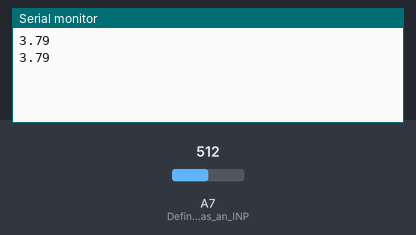
Bench run of a sketch on a simulated Arduino Nano, built with avr-gcc and run on an emulated ATmega328P. On the bench: the last lines printed to the serial monitor. The test bench sets the inputs (shaded band); at power-on: A7 (Define_the_port_as_an_INP) = 512.

Above: at 1.2 s.
1.3 s: A7 (Define_the_port_as_an_INP) set to 716
At 2.0 s:
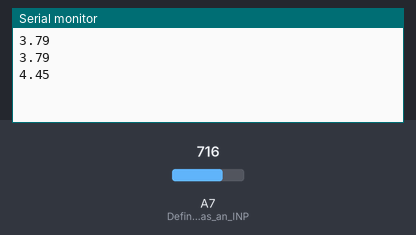
2.8 s: A7 (Define_the_port_as_an_INP) set to 900
At 3.5 s:
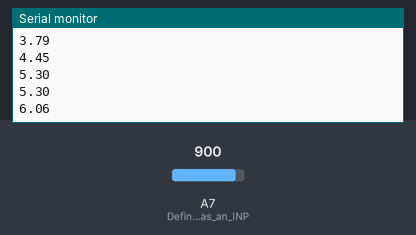
Timing chart, 0 to 5.8 s (numbered marks = the images above; inputs shaded):
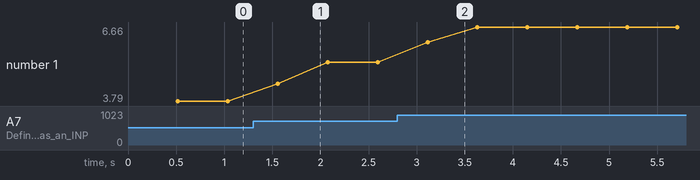

Measured:
- after the input at 1.3 s, the serial monitor: prints a new line after 0.26 s (image 1)
- after the input at 2.8 s, the serial monitor: prints a new line after 0.31 s (image 2)
- plotted number 1: 3.79 → 5.3 after the input at 1.3 s, 5.3 → 6.66 after the input at 2.8 s

The sketch:

code_courant.ino
```cpp
//declare the variable
float cour1 = 0;


void setup(){
  Serial.begin(9600);  //initialise the serial communication
  pinMode(A7,INPUT);   //Define the port as an INPUT to read the current value at this position
}

void loop(){
    cour1 = courant_1();  //call the courant_1() function that calculates the current
Serial.println(cour1);    //print the current value
}

//current function
float courant_1() {
  unsigned int x = 0;
  float AcsValue = 0.0, Samples = 0.0, AvgAcs = 0.0, AcsValueF = 0.0;

  for (int x = 0; x < 150; x++) { //loop to take 150 samples to do the mean and have a better value
    AcsValue = analogRead(A7);     //read the value from the analog pin
    Samples = Samples + AcsValue;  //sum the reading values
    delay (3);  //wait 3 milliseconds
  }
  AvgAcs = Samples / 150.0; //divide to have the arithmetic mean
  AcsValueF = ((AvgAcs * (5.0 / 1024.0))) / 0.66;  //conversion to have the real value of the current sensor
  delay(50);  //wait 50 milliseconds
  return abs(AcsValueF); //return the current value
}
```
